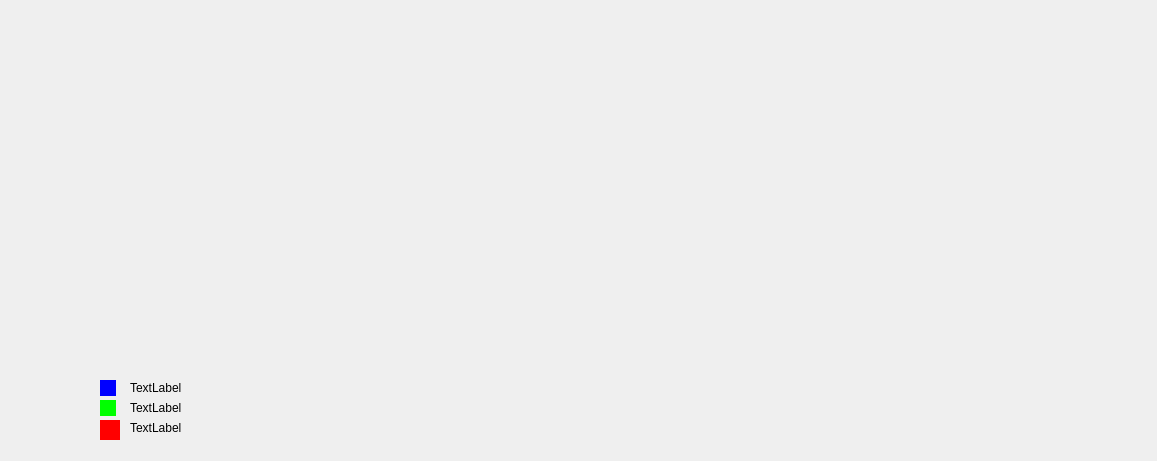
<?xml version="1.0" encoding="UTF-8"?>
<ui version="4.0">
 <class>statistique</class>
 <widget class="QWidget" name="statistique">
  <property name="geometry">
   <rect>
    <x>0</x>
    <y>0</y>
    <width>1157</width>
    <height>461</height>
   </rect>
  </property>
  <property name="windowTitle">
   <string>Form</string>
  </property>
  <widget class="QWidget" name="widget" native="true">
   <property name="geometry">
    <rect>
     <x>100</x>
     <y>380</y>
     <width>16</width>
     <height>16</height>
    </rect>
   </property>
   <property name="styleSheet">
    <string notr="true">
background-color: rgb(0, 0, 255);</string>
   </property>
   <widget class="QWidget" name="widget_4" native="true">
    <property name="geometry">
     <rect>
      <x>10</x>
      <y>10</y>
      <width>16</width>
      <height>16</height>
     </rect>
    </property>
    <property name="styleSheet">
     <string notr="true">
background-color: rgb(0, 0, 255);</string>
    </property>
   </widget>
  </widget>
  <widget class="QWidget" name="widget_6" native="true">
   <property name="geometry">
    <rect>
     <x>100</x>
     <y>400</y>
     <width>16</width>
     <height>16</height>
    </rect>
   </property>
   <property name="styleSheet">
    <string notr="true">background-color: rgb(0, 255, 0);</string>
   </property>
  </widget>
  <widget class="QLabel" name="label_2">
   <property name="geometry">
    <rect>
     <x>130</x>
     <y>380</y>
     <width>81</width>
     <height>16</height>
    </rect>
   </property>
   <property name="text">
    <string>TextLabel</string>
   </property>
  </widget>
  <widget class="QLabel" name="label_3">
   <property name="geometry">
    <rect>
     <x>130</x>
     <y>400</y>
     <width>71</width>
     <height>16</height>
    </rect>
   </property>
   <property name="text">
    <string>TextLabel</string>
   </property>
  </widget>
  <widget class="QWidget" name="widget_5" native="true">
   <property name="geometry">
    <rect>
     <x>100</x>
     <y>420</y>
     <width>20</width>
     <height>20</height>
    </rect>
   </property>
   <property name="styleSheet">
    <string notr="true">background-color: rgb(255, 0, 0);</string>
   </property>
  </widget>
  <widget class="QLabel" name="label_4">
   <property name="geometry">
    <rect>
     <x>130</x>
     <y>420</y>
     <width>71</width>
     <height>16</height>
    </rect>
   </property>
   <property name="text">
    <string>TextLabel</string>
   </property>
  </widget>
 </widget>
 <resources/>
 <connections/>
</ui>
